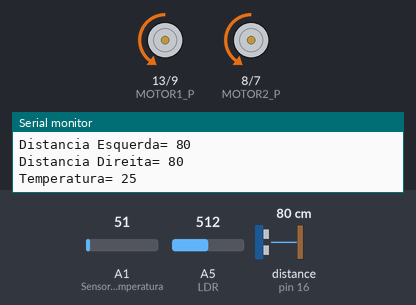
Simulated run of this sketch. Board: Arduino Uno, built with avr-gcc and run on an emulated ATmega328P. Parts: motor-driver pin pairs drawn as motors (green arrow = first pin HIGH = forward, orange = second pin HIGH = backward, longer = more drive, scaled by the enable pin), the last lines printed to the serial monitor. Wiring (inferred from the names in the program): ultrasonic range finder: trigger pin 16; echo pin 16. The test bench sets the inputs (shaded band); at power-on: distance to the obstacle (sensor on pin 16) 80 cm, A1 (SensorTemperatura) = 51, A5 (LDR) = 512. The echo pulse lasts 58.3 µs per cm; random numbers use the default seed unless the sketch sets one.

Above: at 1.2 s.
1.3 s: distance to the obstacle (sensor on pin 16) set to 2 cm
At 1.9 s:
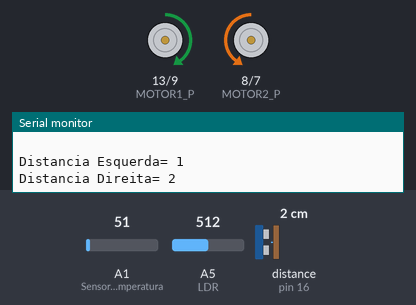
At 4.0 s:
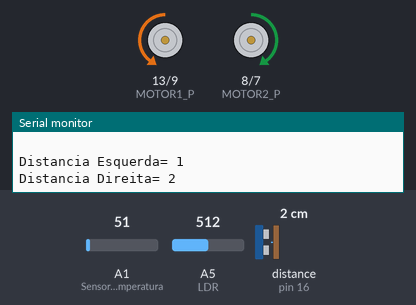
4.3 s: distance to the obstacle (sensor on pin 16) set to 60 cm
Timing chart, 0 to 7.3 s (numbered marks = the images above; inputs shaded):
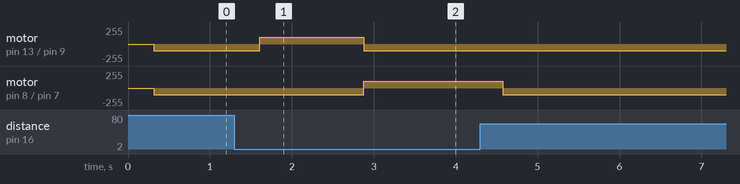

The sketch:

Robo_Globalcode.pde
```cpp
#include <Servo.h>
#include <LiquidCrystal.h>

#define MOTOR1_P 13
#define MOTOR1_N 9
#define MOTOR1_PWM 6
#define MOTOR2_P 8
#define MOTOR2_N 7
#define MOTOR2_PWM 5
#define PING_PIN 16
int  SensorTemperatura = 1 ;
int  LDR = 5;

//LiquidCrystal lcd(RS, EN, D4, D5, D6, D7);
LiquidCrystal lcd(14, 17, 4, 3, 2, 18);

long DistanciaEsquerda;
long DistanciaDireita;
long distancia;
Servo ServoV;
Servo ServoH;

int sentido;

void setup() {
  Serial.begin(9600);

  // set up the LCD's number of rows and columns:

  pinMode(MOTOR1_P, OUTPUT);
  pinMode(MOTOR1_N, OUTPUT);
  pinMode(MOTOR2_P, OUTPUT);
  pinMode(MOTOR2_N, OUTPUT);
  pinMode(MOTOR1_PWM, OUTPUT);
  pinMode(MOTOR2_PWM, OUTPUT);
}

void loop() {
  LerDistancias( );

  if (DistanciaEsquerda > 40 && DistanciaDireita > 40) {
    andarFrente(2);
  }

  if (DistanciaEsquerda <= 40 && DistanciaDireita > 40) {
    virarDireita(2);
  }

  if (DistanciaEsquerda > 40 && DistanciaDireita <= 40) {
    virarEsquerda(2);
  }

  if (DistanciaEsquerda <= 40 && DistanciaDireita <= 40) {
    parar();
    girarNoEixo(2);
  }

  atualizaDisplay();
  delay (100);

}
```

AtualizarDisplay.pde
```cpp
void atualizaDisplay() {
  lcd.clear();

  //atualiza temperatura
  //lcd.setCursor(col,row);
  lcd.setCursor(8,1);
  lcd.print(analogRead(SensorTemperatura)/2);
  lcd.print("oC");

  Serial.print("Temperatura= ");
  Serial.println(analogRead(SensorTemperatura)/2);

  //atualiza luminosidade
  //lcd.setCursor(col,row);
  lcd.setCursor(0,1);
  lcd.print(map((analogRead(LDR)), 0, 1023, 100,0));
  lcd.print(" %");

  Serial.print("Luminosidade= ");
  Serial.println(map((analogRead(LDR)), 0, 1023, 100,0));
  Serial.println(" ");


  //lcd.setCursor(col,row);
  lcd.setCursor(0,0);
  lcd.print(DistanciaEsquerda);
  lcd.print(" cms");

  //atualiza distancia esquerda
  Serial.print("Distancia Esquerda= ");
  Serial.println(DistanciaEsquerda);

  //atualiza distancia direita
  //lcd.setCursor(col,row);
  lcd.setCursor(8,0);
  lcd.print(DistanciaDireita);
  lcd.print(" cms");

  Serial.print("Distancia Direita= ");
  Serial.println(DistanciaDireita);


}
```

LerDistancias.pde
```cpp
void LerDistancias ( ){
  //posiciona cursor para leitura esquerda
  ServoV.write(135);
  delay(150);         // waits 15ms for the servo to reach the position
  pinMode(PING_PIN, OUTPUT);
  digitalWrite(PING_PIN, LOW);
  delayMicroseconds(2);
  digitalWrite(PING_PIN, HIGH);
  delayMicroseconds(5);
  digitalWrite(PING_PIN, LOW);

  pinMode(PING_PIN, INPUT);
  long duration = pulseIn(PING_PIN, HIGH);
  DistanciaEsquerda = duration / 29 / 2;


  //posiciona cursor para leitura direita
  ServoV.write(45);
  delay(150);         // waits 15ms for the servo to reach the position
  pinMode(PING_PIN, OUTPUT);
  digitalWrite(PING_PIN, LOW);
  delayMicroseconds(2);
  digitalWrite(PING_PIN, HIGH);
  delayMicroseconds(5);
  digitalWrite(PING_PIN, LOW);

  pinMode(PING_PIN, INPUT);
  duration = pulseIn(PING_PIN, HIGH);
  DistanciaDireita = duration / 29 / 2;
}
```

Movimentos.pde
```cpp
void girarNoEixo(int intensidade) {
  long sentido1 = random(0,2);
  if (sentido1 < 1){
    sentido1=0;
  }
  else {
    sentido1=1;
  }
  analogWrite(MOTOR1_PWM,intensidade*50);
  analogWrite(MOTOR2_PWM,intensidade*50);
  digitalWrite(MOTOR1_P,sentido1);
  digitalWrite(MOTOR1_N,!sentido1);
  digitalWrite(MOTOR2_P,!sentido1);
  digitalWrite(MOTOR2_N,sentido1);
}

void parar() {
  analogWrite(MOTOR1_PWM,0 );
  analogWrite(MOTOR2_PWM,0);
}

void andarFrente(int intensidade) {
  sentido = 0;
  analogWrite(MOTOR1_PWM,intensidade*50);
  analogWrite(MOTOR2_PWM,intensidade*50);
  digitalWrite(MOTOR1_P,sentido);
  digitalWrite(MOTOR1_N,!sentido);
  digitalWrite(MOTOR2_P,sentido);
  digitalWrite(MOTOR2_N,!sentido);
}

void andarTraz(int intensidade) {
  sentido = 1;
  analogWrite(MOTOR1_PWM,intensidade*50 );
  analogWrite(MOTOR2_PWM,intensidade*50);
  digitalWrite(MOTOR1_P,sentido);
  digitalWrite(MOTOR1_N,!sentido);
  digitalWrite(MOTOR2_P,sentido);
  digitalWrite(MOTOR2_N,!sentido);
}

void virarEsquerda(int intensidade) {
  analogWrite(MOTOR1_PWM,intensidade*50 );
  analogWrite(MOTOR2_PWM,10*intensidade);
  digitalWrite(MOTOR1_P,sentido);
  digitalWrite(MOTOR1_N,!sentido);
  digitalWrite(MOTOR2_P,sentido);
  digitalWrite(MOTOR2_N,!sentido);
}

void virarDireita(int intensidade) {
  analogWrite(MOTOR1_PWM,10*intensidade );
  analogWrite(MOTOR2_PWM,intensidade*50);
  digitalWrite(MOTOR1_P,sentido);
  digitalWrite(MOTOR1_N,!sentido);
  digitalWrite(MOTOR2_P,sentido);
  digitalWrite(MOTOR2_N,!sentido);
}
```

Measured:
- after the input at 1.3 s, motor on pin 13 (MOTOR1_P) / pin 9 (MOTOR1_N): backward 100/255 → forward 100/255 after 0.31 s, → backward 100/255 1.3 s later; motor on pin 8 (MOTOR2_P) / pin 7 (MOTOR2_N): backward 100/255 → forward 100/255 after 1.6 s
